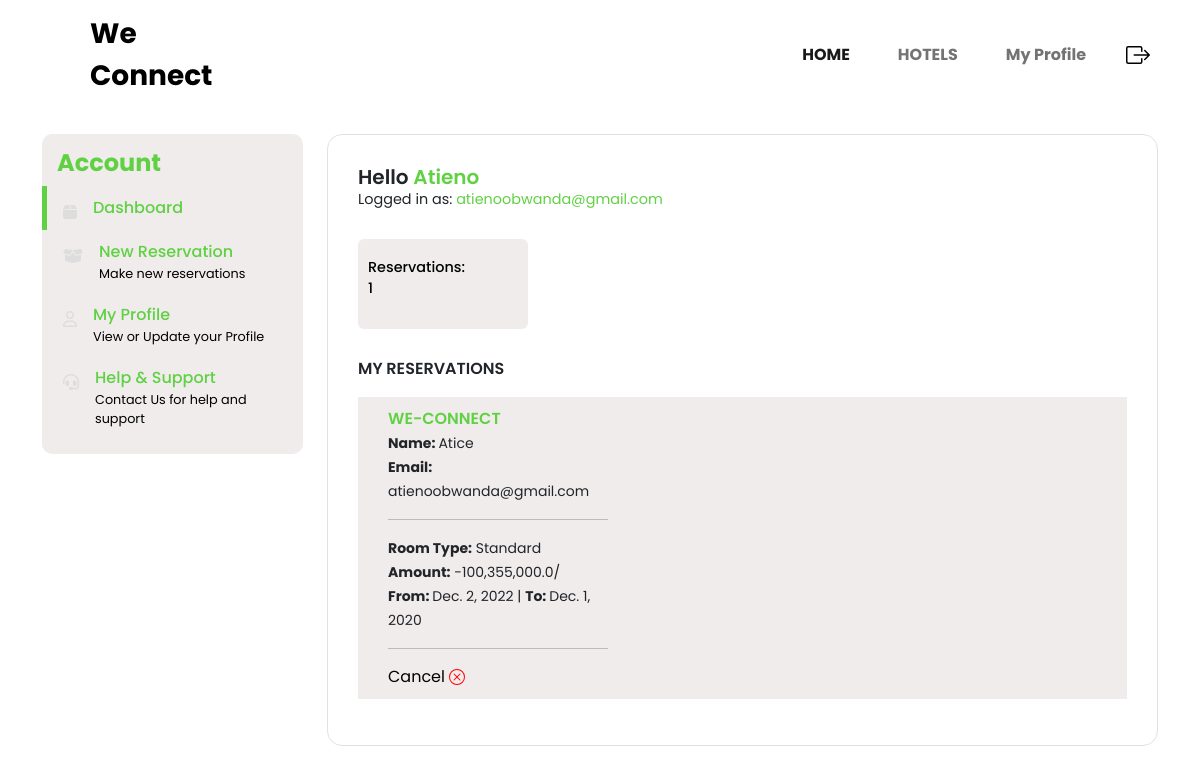
The page /dashboard/user/ (signed in) on the database its author committed.
### accounts/models.py (models this page shows)
class User(AbstractUser):
    is_owner = models.BooleanField(default=False)
    is_client = models.BooleanField(default=False)
    first_name = models.CharField(max_length=100)
    last_name = models.CharField(max_length=100)
    email=models.EmailField()

### app/models.py (models this page shows, shortened)
class Bookings(models.Model):
    hotel = models.ForeignKey(Hotel, on_delete=models.CASCADE)
    amount = models.ForeignKey(Room,  on_delete=models.CASCADE)
    user =  models.ManyToManyField(Client, related_name='userBookings')
    date = models.DateTimeField(auto_now_add=True)
    email=models.EmailField()
    fullName=models.CharField(max_length=100)
    phone = models.IntegerField(blank=True, null=True)
    check_in= models.DateTimeField()
    check_out = models.DateTimeField()

class Hotel (models.Model):
    hotel_name = models.CharField(max_length=100)
    description = models.TextField(blank= True)
    tagline = models.CharField(max_length=100)
    cover_image = models.ImageField(upload_to='images/')
    admin= models.ForeignKey(Owner,  on_delete=models.CASCADE)
    def __str__(self):
            return self.hotel_name

class Room (models.Model):
    ROOM_TYPE = (
        ('Standard', 'Standard'),
        ('Standard Twin', 'Standard Twin'),
        ('Deluxe', 'Deluxe'),
        ('Deluxe Twin', 'Deluxe Twin')
        )
    name = models.CharField(max_length=30, choices=ROOM_TYPE)
    tagline = models.CharField(max_length=100)
    rate = models.PositiveIntegerField(blank=True, null=True)
    image = models.ImageField(upload_to='images/')
    hotel= models.ForeignKey(Hotel,  on_delete=models.CASCADE)
    def __str__(self):
        return self.name

### dashboard/views.py (the view)
# urls.py: path('user/', views.clientDashboard, name='clientDashboard'),
def clientDashboard(request):
    currentUser = request.user.client
    activeBookings = Bookings.objects.filter(user=currentUser.pk).all()
    books = list(activeBookings)
    amounts = []
    for book in books:
        day_in = int(book.check_in.strftime("%Y%m%d%H%M%S"))
        day_out = int(book.check_out.strftime("%Y%m%d%H%M%S"))
        days=((day_out-day_in)/1000000)
        total_amount=(book.amount.rate*days)
        amounts.append(total_amount)
    mylist = zip(activeBookings, amounts)
    return render(request, 'client.html', {'activeBookings': activeBookings ,'mylist':mylist})

### dashboard/templates/client.html (shortened to what this page needs)
{% extends "base.html" %}
{% load humanize %}
{% load static %}
{% block content %}
<!DOCTYPE html>
<html lang="en">
  <head>
 <link rel="stylesheet" href="https://cdnjs.cloudflare.com/ajax/libs/font-awesome/6.1.1/css/all.min.css" />
 <link rel="stylesheet" href="https://cdnjs.cloudflare.com/ajax/libs/font-awesome/6.1.1/css/brands.min.css" />
 <link rel="stylesheet" href="https://cdnjs.cloudflare.com/ajax/libs/font-awesome/6.1.1/css/fontawesome.min.css" />
 <link rel="stylesheet" href="https://cdnjs.cloudflare.com/ajax/libs/font-awesome/6.1.1/css/solid.min.css" />
    <link href="https://cdn.jsdelivr.net/npm/bootstrap@5.0.2/dist/css/bootstrap.min.css" rel="stylesheet">
    <link href="https://cdnjs.cloudflare.com/ajax/libs/font-awesome/4.7.0/css/font-awesome.min.css" rel="stylesheet">
    <link rel="stylesheet" type="text/css" href="{% static 'css/userDashboard.css' %}">
</head>
  <body>
    <div class="container mt-4">
        <div class="row">
            <div class="col-lg-3 my-lg-0 my-md-1">
                <div id="sidebar" class=" bg-light bg-purple">
                    <div class="h4 text" style="color:#60D143; font-weight: bold;">Account</div>
                    <ul>
                        <li class="active">
                            <a href="{% url 'clientDashboard' %}" class="text-decoration-none d-flex align-items-start">
                                <div class="fas fa-box pt-2 me-3"></div>
                                <div class="d-flex flex-column">
                                    <div class="link">Dashboard</div>
                                </div>
                            </a>
                        </li>
                        <li>
                            <a href="{% url 'hotels' %}" class="text-decoration-none d-flex align-items-start">
                                <div class="fas fa-box-open pt-2 me-3"></div>
                                <div class="d-flex flex-column">
                                    <div class="link">New Reservation</div>
                                    <div class="link-desc">Make new reservations</div>
                                </div>
                            </a>
                        </li>
                        <li>
                            <a href="{% url 'profile' %}" class="text-decoration-none d-flex align-items-start">
                                <div class="far fa-user pt-2 me-3"></div>
                                <div class="d-flex flex-column">
                                    <div class="link">My Profile</div>
                                    <div class="link-desc">View or Update your Profile</div>
                                </div>
                            </a>
                        </li>
                        <li>
                            <a href="#" class="text-decoration-none d-flex align-items-start">
                                <div class="fas fa-headset pt-2 me-3"></div>
                                <div class="d-flex flex-column">
                                    <div class="link">Help & Support</div>
                                    <div class="link-desc">Contact Us for help and support</div>
                                </div>
                            </a>
                        </li>
                    </ul>
                </div>
            </div>
            <div class="col-lg-9 my-lg-0 my-1">
                <div id="main-content" class="bg-white border">
                    <div class="d-flex flex-column">
                        <div class="h5">Hello <span style="color:#60D143">{{user.username}}</span></div>
                        <div>Logged in as: <span style="color:#60D143">{{user.email}}</span></div>
                    </div>
                    <div class="d-flex my-4 flex-wrap">
                        <div class="box me-4 my-1 bg-light">
                            <div class="d-flex align-items-center mt-2">
                                {% if activeBookings %}
                                <div class="tag">Reservations: <br>{{activeBookings|length}}</div>
                                {% else %}
                                <div class="tag">Reservations:<br> 0</div>
                                {% endif %}
                            </div>
                        </div>
                    </div>
                    <div class="text-uppercase">My Reservations</div>
                    {% if activeBookings %}
                     {% for activeBooking, amount in mylist %}
                    <div class="order my-3 bg-light">
                        <div class="row">
                            <div class="col-lg-4">
                                <div class="d-flex flex-column justify-content-between order-summary">
                                    <div class="d-flex align-items-center">
                                        <div class="text-uppercase" style="color:#60D143">{{activeBooking.hotel}}</div>
                                    </div>
                                    <div class="fs-8"><small><span style="font-weight: bold;">Name: </span>{{activeBooking.fullName}}</small></div>
                                    <div class="fs-8"><small><span style="font-weight: bold;">Email: </span> {{activeBooking.email}}</small></div>
                                    <hr/>
                                    <div class="fs-8"><small><span style="font-weight: bold;">Room Type:</span> {{activeBooking.amount}}</small></div>
                                    <div class="fs-8"><small><span style="font-weight: bold;">Amount:</span> {{amount|intcomma}}/
                                    </small></div>
                                    <div class="fs-8"><small><span style="font-weight: bold;">From: </span> {{activeBooking.check_in |date}} | <span style="font-weight: bold;">To: </span>{{activeBooking.check_out |date}}</small></div>
                                      <hr/>
                                    <form method="POST" action="{% url 'delBooking' activeBooking.pk %}">
                                        <button style="background-color: transparent; border: none; box-shadow: none;" type="submit">
                                          Cancel
                                      </form>
                                </div>
                            </div>
                            </div>
                            </div>
                         {% endfor %}
                    {% endif %}
                </div>
            </div>
        </div>
    </div>
{% endblock content %}

### app/static/css/base.css (style rules this page uses)
* { padding: 0; margin: 0; box-sizing: border-box; font-family: Newyork; }

### app/static/css/main.css (style rules this page uses)
html, body, header, .view { height: 80vh; }
body { background: #fff; color: #333333; }

### app/static/css/userDashboard.css (style rules this page uses)
* { padding: 0; margin: 0; box-sizing: border-box; font-family: 'Poppins', sans-serif; }
#sidebar { padding: 15px 0px 15px 0px; border-radius: 10px; }
#sidebar .h4 { font-weight: 500; padding-left: 15px; }
#sidebar ul { list-style: none; margin: 0; padding-left: 0rem; }
#sidebar ul li { padding: 10px 0; display: block; padding-left: 1rem; padding-right: 1rem; border-left: 5px solid transparent; }
#sidebar ul li.active { border-left: 5px solid #60D143; }
#sidebar ul li a { display: block; }
#sidebar ul li a .fas, #sidebar ul li a .far { color: #ddd; }
#sidebar ul li a .link { color: #60D143; font-weight: 500; }
#sidebar ul li a .link-desc { font-size: 0.8rem; color: #000; }
#main-content { padding: 30px; border-radius: 15px; }
#main-content .h5, #main-content .text-uppercase { font-weight: 600; margin-bottom: 0; }
#main-content .h5+div { font-size: 0.9rem; }
#main-content .box { padding: 10px; border-radius: 6px; width: 170px; height: 90px; }
#main-content .box .tag { font-size: 0.9rem; color: #000; font-weight: 500; }
.order { padding: 10px 30px; min-height: 150px; }
.bg-light { background-color: #f0ecec !important; }

### rows shown on the page
User: username "Atieno", email "atienoobwanda@gmail.com"
Bookings: hotel "WE-CONNECT", fullName "Atice", email "atienoobwanda@gmail.com", amount "Standard", amount "-100,355,000.0", check_in "Dec. 2, 2022", check_out "Dec. 1, 2020"

### other values the page prints
{{ activeBookings|length }} "1"
